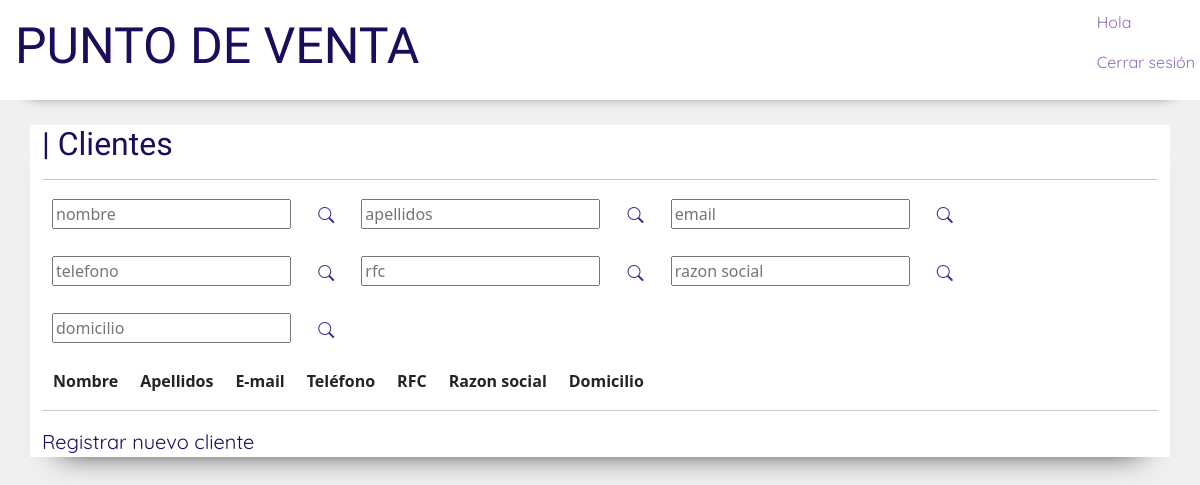
/clientes/, run on an earlier commit of the app's database.
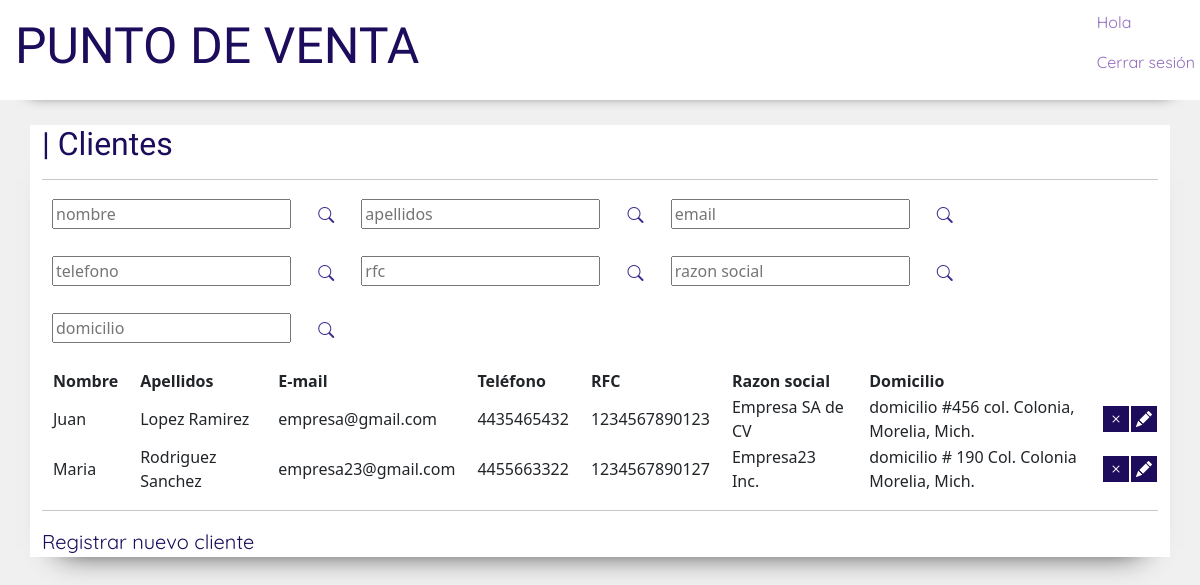
And on a later commit of the database.
### manage_models/models.py (models this page shows, shortened)
class Cliente(models.Model):
    nombre = models.CharField(max_length=100)
    apellido = models.CharField(max_length=100)
    correo_electronico = models.EmailField(null=True)
    telefono = models.CharField(max_length=10)
    rfc = models.CharField(max_length=13, default='')
    razon_social = models.CharField(max_length=100, default='')
    domicilio = models.CharField(max_length=100, default='')

### manage_models/views.py (the view)
# urls.py: path('clientes/' , views.clientes , name='clientes'),
def clientes(request):
    clientes_lista = Cliente.objects.all()
    return render(request, 'manage_models/clientes.html' , {'clientes':clientes_lista})

### manage_models/templates/manage_models/clientes.html (shortened to what this page needs)
{% extends 'home/base.html' %}
{% load static %}
{% block content %}
<div class="usuarios_maincontainer container">
    <h2 class="usuarios_titulo">| Clientes</h2>
    <hr>
    <input type="text" id="buscar_nombre_input" placeholder="nombre" class="barra_busqueda">
    <button id="buscar_nombre" class="btn buscar_boton"><i class="bi bi-search"></i></button>
    <input type="text" id="buscar_apellidos_input" placeholder="apellidos" class="barra_busqueda">
    <button id="buscar_apellidos" class="btn buscar_boton"><i class="bi bi-search"></i></button>
    <input type="text" id="buscar_email_input" placeholder="email" class="barra_busqueda">
    <button id="buscar_email" class="btn buscar_boton"><i class="bi bi-search"></i></button>
    <input type="text" id="buscar_telefono_input" placeholder="telefono" class="barra_busqueda">
    <button id="buscar_telefono" class="btn buscar_boton"><i class="bi bi-search"></i></button>
    <input type="text" id="buscar_rfc_input" placeholder="rfc" class="barra_busqueda">
    <button id="buscar_rfc" class="btn buscar_boton"><i class="bi bi-search"></i></button>
    <input type="text" id="buscar_razon_input" placeholder="razon social" class="barra_busqueda">
    <button id="buscar_razon" class="btn buscar_boton"><i class="bi bi-search"></i></button>
    <input type="text" id="buscar_domicilio_input" placeholder="domicilio" class="barra_busqueda">
    <button id="buscar_domicilio" class="btn buscar_boton"><i class="bi bi-search"></i></button>
    <table>
        <thead>
            <tr>
                <th>
                    <p class="usuarios_espaciado"><strong>Nombre</strong></p>
                </th>
                <th>
                    <p class="usuarios_espaciado"><strong>Apellidos</strong></p>
                </th>
                <th>
                    <p class="usuarios_espaciado"><strong>E-mail</strong></p>
                </th>
                <th>
                    <p class="usuarios_espaciado"><strong>Teléfono</strong></p>
                </th>
                <th>
                    <p class="usuarios_espaciado"><strong>RFC</strong></p>
                </th>
                <th>
                    <p class="usuarios_espaciado"><strong>Razon social</strong></p>
                </th>
                <th>
                    <p class="usuarios_espaciado"><strong>Domicilio</strong></p>
                </th>
            </tr>
        </thead>
        <tbody id="tabla_clientes">
            {% for cliente in clientes %}
            <tr>
                <td>
                    <p class="usuarios_tablecontent usuarios_espaciado">{{cliente.nombre}}</p>
                </td>
                <td>
                    <p class="usuarios_tablecontent usuarios_espaciado">{{cliente.apellido}}</p>
                </td>
                <td>
                    <p class="usuarios_tablecontent usuarios_espaciado">{{cliente.correo_electronico}}</p>
                </td>
                <td>
                    <p class="usuarios_tablecontent usuarios_espaciado">{{cliente.telefono}}</p>
                </td>
                <td >
                    <p class="usuarios_tablecontent usuarios_espaciado">{{cliente.rfc}}</p>
                </td>
                <td >
                    <p class="usuarios_tablecontent usuarios_espaciado">{{cliente.razon_social}}</p>
                </td>
                <td >
                    <p class="usuarios_tablecontent usuarios_espaciado">{{cliente.domicilio}}</p>
                </td>
                <td >
                    <a href="{% url 'borrar_cliente' pk=cliente.pk %}" class="deleteuser"><i class="bi bi-x user_butonicon"></i></a>
                </td>
                <td >
                    <a href="{% url 'editar_cliente' pk=cliente.pk %}" class="deleteuser"><i class="bi bi-pencil-fill user_butonicon"></i></i></a>
                </td>
            </tr>
            {%endfor%}
        </tbody>
    </table>
    <hr>
    <a href="{% url 'registrar_cliente' %}" class="link_registrar_usuario">Registrar nuevo cliente</a>
</div>
{% endblock %}

What changed in the data, as far as the page shows it:
added Cliente: nombre "Juan", apellido "Lopez Ramirez", correo_electronico "empresa@gmail.com", telefono "4435465432", rfc "1234567890123", razon_social "Empresa SA de CV", domicilio "domicilio #456 col. Colonia, Morelia, Mich."
added Cliente: nombre "Maria", apellido "Rodriguez Sanchez", correo_electronico "empresa23@gmail.com", telefono "4455663322", rfc "1234567890127", razon_social "Empresa23 Inc.", domicilio "domicilio # 190 Col. Colonia Morelia, Mich."
